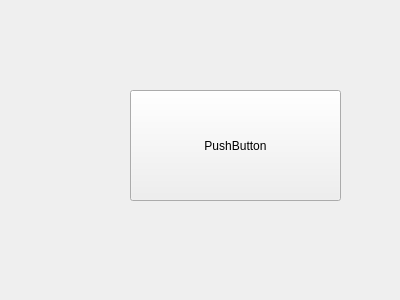
<?xml version="1.0" encoding="UTF-8"?>
<ui version="4.0">
 <class>Form</class>
 <widget class="QWidget" name="Form">
  <property name="geometry">
   <rect>
    <x>0</x>
    <y>0</y>
    <width>400</width>
    <height>300</height>
   </rect>
  </property>
  <property name="windowTitle">
   <string>Form</string>
  </property>
  <widget class="QPushButton" name="pushButton">
   <property name="geometry">
    <rect>
     <x>130</x>
     <y>90</y>
     <width>211</width>
     <height>111</height>
    </rect>
   </property>
   <property name="text">
    <string>PushButton</string>
   </property>
  </widget>
 </widget>
 <resources/>
 <connections/>
</ui>
